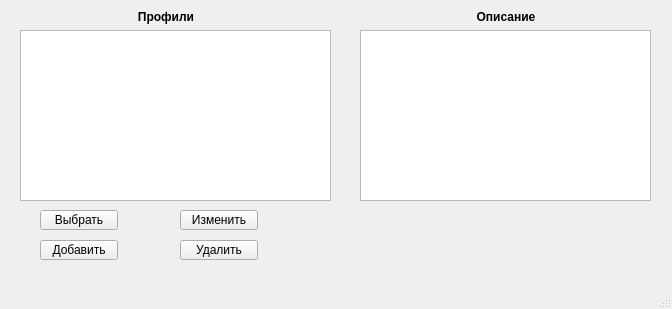
<?xml version="1.0" encoding="UTF-8"?>
<ui version="4.0">
 <class>fmSelectProfil</class>
 <widget class="QMainWindow" name="fmSelectProfil">
  <property name="geometry">
   <rect>
    <x>0</x>
    <y>0</y>
    <width>672</width>
    <height>309</height>
   </rect>
  </property>
  <property name="windowTitle">
   <string>Выбор профиля прибора</string>
  </property>
  <widget class="QWidget" name="centralwidget">
   <widget class="QLabel" name="label">
    <property name="geometry">
     <rect>
      <x>20</x>
      <y>10</y>
      <width>292</width>
      <height>14</height>
     </rect>
    </property>
    <property name="font">
     <font>
      <pointsize>9</pointsize>
      <weight>75</weight>
      <bold>true</bold>
     </font>
    </property>
    <property name="text">
     <string>Профили</string>
    </property>
    <property name="alignment">
     <set>Qt::AlignCenter</set>
    </property>
   </widget>
   <widget class="QToolButton" name="tbSelectProfil">
    <property name="geometry">
     <rect>
      <x>40</x>
      <y>210</y>
      <width>78</width>
      <height>20</height>
     </rect>
    </property>
    <property name="font">
     <font>
      <pointsize>9</pointsize>
     </font>
    </property>
    <property name="text">
     <string>Выбрать</string>
    </property>
    <property name="toolButtonStyle">
     <enum>Qt::ToolButtonTextOnly</enum>
    </property>
    <property name="arrowType">
     <enum>Qt::NoArrow</enum>
    </property>
   </widget>
   <widget class="QToolButton" name="tbChangeProfil">
    <property name="geometry">
     <rect>
      <x>180</x>
      <y>210</y>
      <width>78</width>
      <height>20</height>
     </rect>
    </property>
    <property name="font">
     <font>
      <pointsize>9</pointsize>
     </font>
    </property>
    <property name="text">
     <string>Изменить</string>
    </property>
    <property name="toolButtonStyle">
     <enum>Qt::ToolButtonTextOnly</enum>
    </property>
    <property name="arrowType">
     <enum>Qt::NoArrow</enum>
    </property>
   </widget>
   <widget class="QToolButton" name="tbDelProfil">
    <property name="geometry">
     <rect>
      <x>180</x>
      <y>240</y>
      <width>78</width>
      <height>20</height>
     </rect>
    </property>
    <property name="font">
     <font>
      <pointsize>9</pointsize>
     </font>
    </property>
    <property name="text">
     <string>Удалить</string>
    </property>
    <property name="toolButtonStyle">
     <enum>Qt::ToolButtonTextOnly</enum>
    </property>
    <property name="arrowType">
     <enum>Qt::NoArrow</enum>
    </property>
   </widget>
   <widget class="QToolButton" name="tbAddProfil">
    <property name="geometry">
     <rect>
      <x>40</x>
      <y>240</y>
      <width>78</width>
      <height>20</height>
     </rect>
    </property>
    <property name="font">
     <font>
      <pointsize>9</pointsize>
     </font>
    </property>
    <property name="text">
     <string>Добавить</string>
    </property>
    <property name="toolButtonStyle">
     <enum>Qt::ToolButtonTextOnly</enum>
    </property>
    <property name="arrowType">
     <enum>Qt::NoArrow</enum>
    </property>
   </widget>
   <widget class="QTextBrowser" name="tbDescribeProfil">
    <property name="geometry">
     <rect>
      <x>360</x>
      <y>30</y>
      <width>291</width>
      <height>171</height>
     </rect>
    </property>
   </widget>
   <widget class="QLabel" name="label_2">
    <property name="geometry">
     <rect>
      <x>360</x>
      <y>10</y>
      <width>292</width>
      <height>14</height>
     </rect>
    </property>
    <property name="font">
     <font>
      <pointsize>9</pointsize>
      <weight>75</weight>
      <bold>true</bold>
     </font>
    </property>
    <property name="text">
     <string>Описание</string>
    </property>
    <property name="alignment">
     <set>Qt::AlignCenter</set>
    </property>
   </widget>
   <widget class="QListWidget" name="lwProfils_">
    <property name="geometry">
     <rect>
      <x>20</x>
      <y>30</y>
      <width>311</width>
      <height>171</height>
     </rect>
    </property>
   </widget>
  </widget>
  <widget class="QMenuBar" name="menubar">
   <property name="geometry">
    <rect>
     <x>0</x>
     <y>0</y>
     <width>672</width>
     <height>21</height>
    </rect>
   </property>
  </widget>
  <widget class="QStatusBar" name="statusbar"/>
 </widget>
 <resources/>
 <connections/>
</ui>
